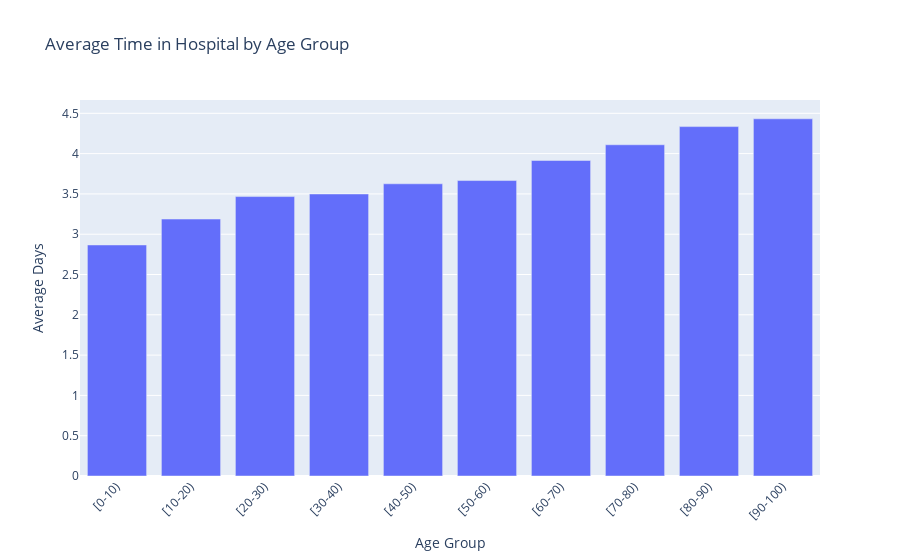

Notebook source saved alongside this figure:
### Code cell
# Average time in hospital by age (bar chart)
def _age_sort_key(s):
    try:
        return int(str(s).strip('[]').split('-')[0])
    except Exception:
        return 999

age_order = sorted(df['age'].unique().tolist(), key=_age_sort_key)

avg_stay = (
    df.groupby('age', as_index=False)['time_in_hospital']
      .mean()
      .rename(columns={'time_in_hospital': 'avg_days'})
)

fig = px.bar(
    avg_stay,
    x='age',
    y='avg_days',
    category_orders={'age': age_order},
    title='Average Time in Hospital by Age Group',
    labels={'age': 'Age Group', 'avg_days': 'Average Days'}
)
fig.update_layout(xaxis_tickangle=-45)
fig.show()

### Figure 1 — Plotly figure (JSON) as saved in the notebook; plotly's stock layout.template omitted (floating-point values rounded to 4 significant figures)
{"data": [{"hovertemplate": "Age Group=%{x}<br>Average Days=%{y}<extra></extra>", "legendgroup": "", "marker": {"color": "#636efa", "pattern": {"shape": ""}}, "name": "", "orientation": "v", "showlegend": false, "textposition": "auto", "type": "bar", "x": ["[0-10)", "[10-20)", "[20-30)", "[30-40)", "[40-50)", "[50-60)", "[60-70)", "[70-80)", "[80-90)", "[90-100)"], "xaxis": "x", "y": [2.867, 3.188, 3.467, 3.499, 3.626, 3.666, 3.915, 4.11, 4.335, 4.432], "yaxis": "y"}], "layout": {"barmode": "relative", "legend": {"tracegroupgap": 0}, "title": {"text": "Average Time in Hospital by Age Group"}, "xaxis": {"anchor": "y", "categoryarray": ["[0-10)", "[10-20)", "[20-30)", "[30-40)", "[40-50)", "[50-60)", "[60-70)", "[70-80)", "[80-90)", "[90-100)"], "categoryorder": "array", "domain": [0, 1], "tickangle": -45, "title": {"text": "Age Group"}}, "yaxis": {"anchor": "x", "domain": [0, 1], "title": {"text": "Average Days"}}}}
